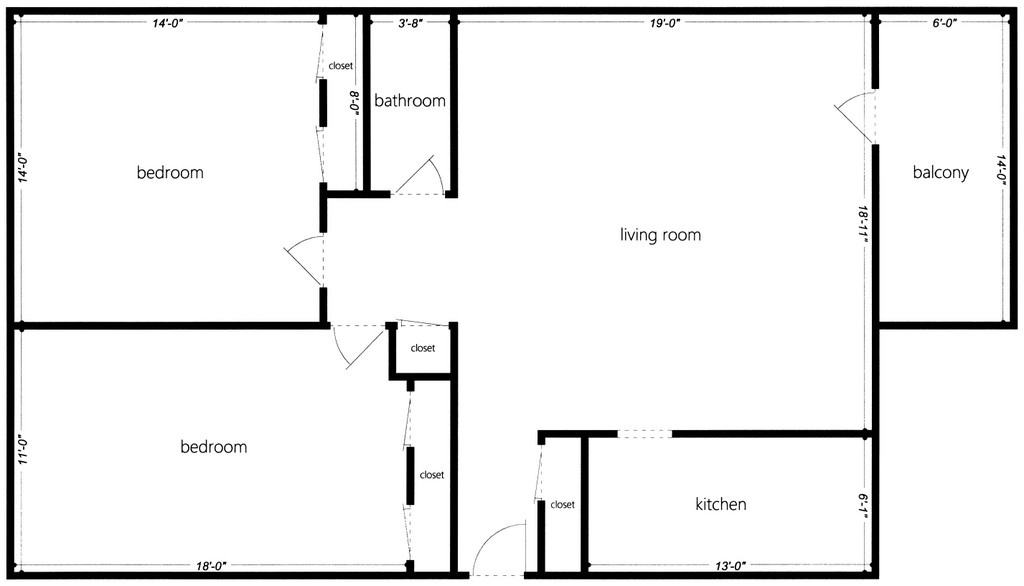
#> input picture floorplan/test.jpg, 1024 x 586 px
$ python -i MorphologicalTransformation.py   (imports and definitions only)
#> lines starting #> are read from the running program, lines starting #| are printed output that depends on the picture; after the words box and inside, x2 and y2 are one past the last pixel; in counts of white or black regions, pixels touching at a corner belong together
### floorplan/Util.py
import cv2
from math import ceil, floor


def erode(image, erode_size):
    if erode_size % 2 == 0:
        erode_size = erode_size + 1
    element = cv2.getStructuringElement(cv2.MORPH_RECT, (int(2 * erode_size + 1), int(2 * erode_size + 1)))
    image_copy = image.copy()
    return cv2.erode(image_copy, element)


def dilate(image, dilation_size):
    if dilation_size % 2 == 0:
        dilation_size = dilation_size + 1
    element = cv2.getStructuringElement(cv2.MORPH_RECT, (int(2 * dilation_size + 1), int(2 * dilation_size + 1)))
    image_copy = image.copy()
    return cv2.dilate(image_copy, element)

#
#   assume l is a horizontal or vertical line
#   count the number of black pixel in image on the line
#
# [29 lines left out: function countBlack, not called in this run]

### floorplan/MorphologicalTransformation.py
import cv2
import Util
import numpy as np


def morphological(image, threshold=100, opening_size=1, closing_size=30): # opening -> one big room
    image_copy = image.copy()
    ret, image_copy = cv2.threshold(image_copy, threshold, 255, cv2.THRESH_BINARY)

    # opening
    open_dilated = Util.dilate(image_copy, opening_size)
    open_eroded = Util.erode(open_dilated, opening_size)

    # closing
    close_eroded = Util.erode(open_eroded, closing_size)
    close_dilated = Util.dilate(close_eroded, closing_size)
    return close_dilated

# [51 lines left out: function morphological2, not called in this run]

>>> import cv2
>>> picture = cv2.imread('test.jpg')
#> picture is the input picture: shape (586, 1024, 3); min 0, max 255, mean 236.2
>>> result = morphological(picture)
#> in morphological, `ret, image_copy = cv2.threshold(image_copy, threshold, 255, cv2.THRESH..`:
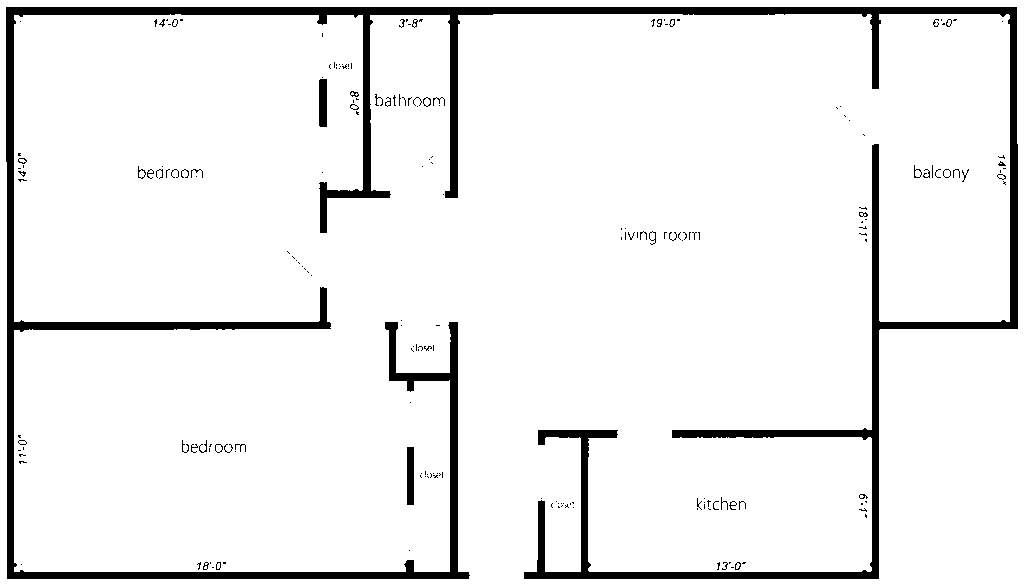
#> image_copy: shape (586, 1024, 3); 93.3% white; 207 black regions (159 under 20 px), largest, box (x1, y1, x2, y2) and area: (6, 7, 1018, 579) 37458, (407, 447, 414, 505) 406, (319, 79, 327, 127) 382
#> in morphological, `ret, image_copy = cv2.threshold(image_copy, threshold, 255, cv2.THRESH..`: ret = 100
#> in dilate, `return cv2.dilate(image_copy, element)`:
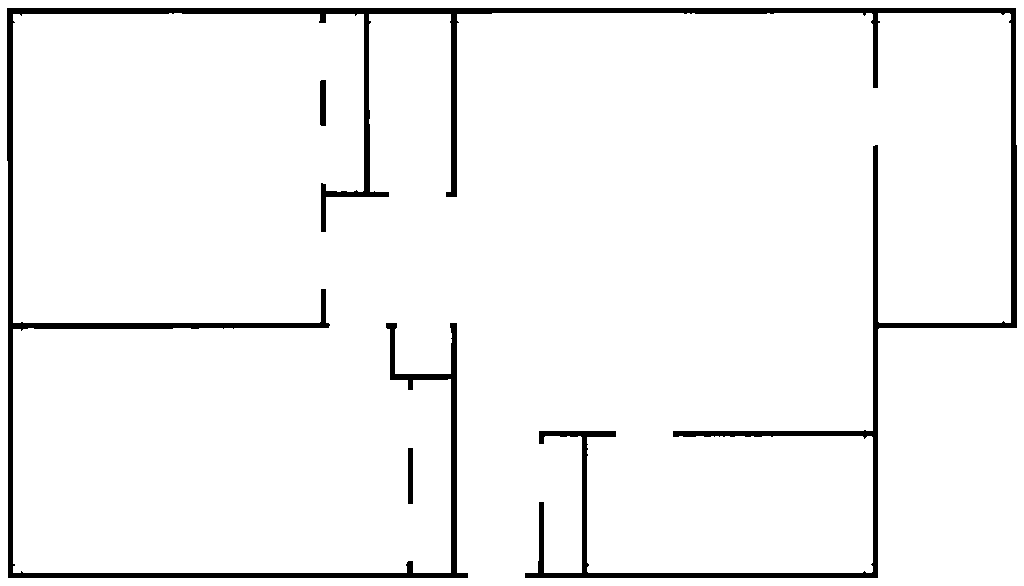
#> returned value: shape (586, 1024, 3); 95.4% white; 3 black regions, box (x1, y1, x2, y2) and area: (7, 8, 1017, 578) 27130, (408, 448, 413, 504) 280, (320, 80, 326, 126) 274
#> in erode, `return cv2.erode(image_copy, element)`:
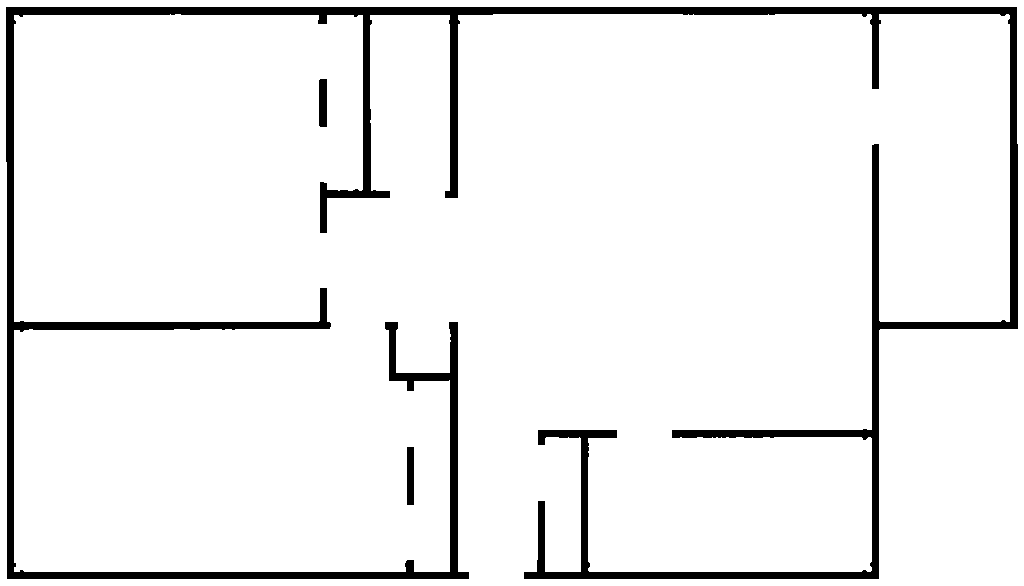
#> returned value: shape (586, 1024, 3); 93.6% white; 3 black regions, box (x1, y1, x2, y2) and area: (6, 7, 1018, 579) 37408, (407, 447, 414, 505) 406, (319, 79, 327, 127) 382
#> call 2 of erode, with erode_size = 30
#> in erode (call 2), `return cv2.erode(image_copy, element)`:
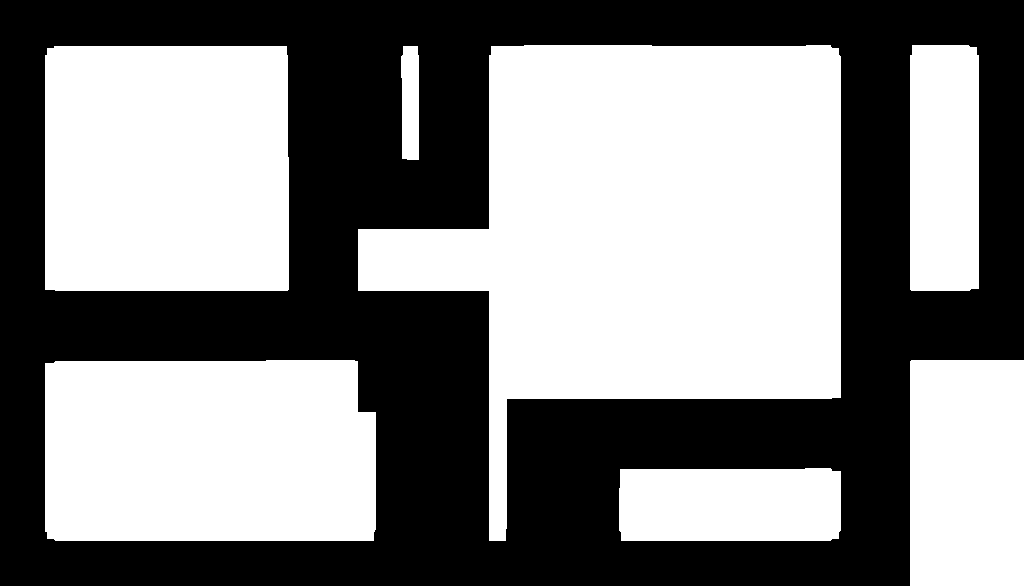
#> returned value: shape (586, 1024, 3); 52.3% white; 1 black region, box (x1, y1, x2, y2) and area: (0, 0, 1024, 586) 286233
#> call 2 of dilate, with dilation_size = 30
#> in dilate (call 2), `return cv2.dilate(image_copy, element)`:
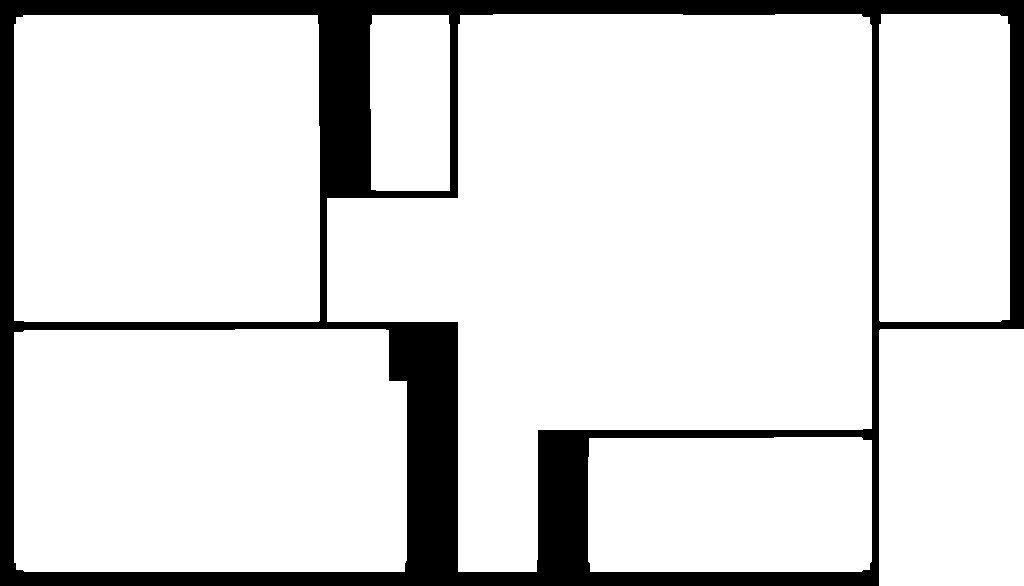
#> returned value: shape (586, 1024, 3); 86.2% white; 1 black region, box (x1, y1, x2, y2) and area: (0, 0, 1024, 586) 82842
